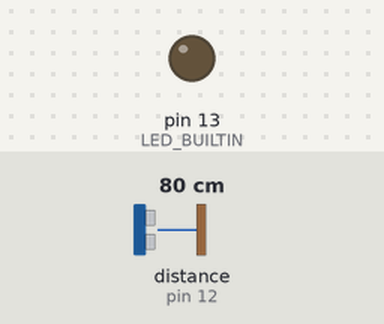
A sketch run on a simulated Arduino Uno, built with avr-gcc and run on an emulated ATmega328P. Parts: output pins drawn as LEDs (lit = HIGH). Wiring (inferred from the names in the program): ultrasonic range finder: trigger pin 11; echo pin 12. The test bench sets the inputs (shaded band); at power-on: distance to the obstacle (sensor on pin 12) 80 cm. The echo pulse lasts 58.3 µs per cm; pins used as bus, display or sensor lines are not drawn; what the sketch prints to the serial monitor is not drawn.

Above: at 1.2 s.
1.3 s: distance to the obstacle (sensor on pin 12) set to 22 cm
2.8 s: distance to the obstacle (sensor on pin 12) set to 18 cm
At 3.9 s:
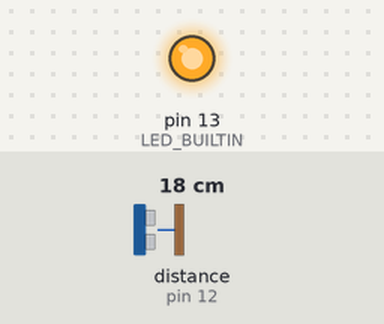
Timing chart, 0 to 5.8 s (numbered marks = the images above; inputs shaded):
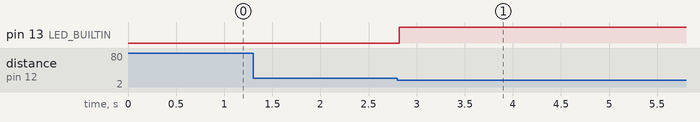

Measured:
- the behaviour switches between 21 and 20 cm on distance to the obstacle (sensor on pin 12) (found by bisection; images 0 and 1)
- after the input at 1.3 s, every drawn part: stays the same
- after the input at 2.8 s, pin 13 (LED_BUILTIN): LOW → HIGH at once

The sketch:

Ultrasonic_lab_two.ino
```cpp
/*
  Ultrasonic Sensor HC-SR04 and Arduino Tutorial
  by Dejan Nedelkovski,
  www.HowToMechatronics.com
*/

// defines pins numbers
const int trigPin = 11;
const int echoPin = 12;

// defines variables
long duration;
int distance;

void setup() {
  // UltraSonoc Pins
  pinMode(trigPin, OUTPUT); // Sets the trigPin as an Output
  pinMode(echoPin, INPUT); // Sets the echoPin as an Input

  // initialize digital pin LED_BUILTIN as an output.
  pinMode(LED_BUILTIN, OUTPUT);

  Serial.begin(9600); // Starts the serial communication
}

void loop() {
  // Clears the trigPin
  digitalWrite(trigPin, LOW);
  delayMicroseconds(2);

  // Sets the trigPin on HIGH state for 10 micro seconds
  digitalWrite(trigPin, HIGH);
  delayMicroseconds(10);
  digitalWrite(trigPin, LOW);

  // Reads the echoPin, returns the sound wave travel time in microseconds
  duration = pulseIn(echoPin, HIGH);

  // Calculating the distance
  distance = duration * 0.034 / 2;

  // Prints the distance on the Serial Monitor
  Serial.print("Distance: ");
  Serial.println(distance);

  // --------------------------------------------------------
  // ADD Your Code Here - Detect a specific distance... like distance > 5 cm
   if( distance <20)
   {
digitalWrite (LED_BUILTIN,HIGH);


digitalWrite(LED_BUILTIN,LOW);
}

   while ( distance < 20)
{
digitalWrite (LED_BUILTIN,HIGH);
Serial.print ("STOP");
}

digitalWrite(LED_BUILTIN,LOW);


  // --------------------------------------------------------
}
```
